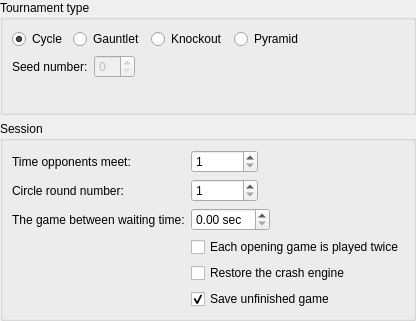
<?xml version="1.0" encoding="UTF-8"?>
<ui version="4.0">
 <class>TournamentSettingsWidget</class>
 <widget class="QWidget" name="TournamentSettingsWidget">
  <property name="geometry">
   <rect>
    <x>0</x>
    <y>0</y>
    <width>400</width>
    <height>321</height>
   </rect>
  </property>
  <property name="windowTitle">
   <string>Form</string>
  </property>
  <layout class="QVBoxLayout" name="verticalLayout">
   <property name="leftMargin">
    <number>0</number>
   </property>
   <property name="topMargin">
    <number>0</number>
   </property>
   <property name="rightMargin">
    <number>0</number>
   </property>
   <property name="bottomMargin">
    <number>0</number>
   </property>
   <item>
    <widget class="QGroupBox" name="groupBox">
     <property name="title">
      <string>Tournament type</string>
     </property>
     <layout class="QVBoxLayout" name="verticalLayout_2">
      <item>
       <layout class="QHBoxLayout" name="horizontalLayout_2">
        <item>
         <widget class="QRadioButton" name="m_roundRobinRadio">
          <property name="toolTip">
           <string>Round-robin tournament.</string>
          </property>
          <property name="text">
           <string>Cycle</string>
          </property>
          <property name="checked">
           <bool>true</bool>
          </property>
         </widget>
        </item>
        <item>
         <widget class="QRadioButton" name="m_gauntletRadio">
          <property name="toolTip">
           <string>The first engine was against the others.</string>
          </property>
          <property name="text">
           <string>Gauntlet</string>
          </property>
         </widget>
        </item>
        <item>
         <widget class="QRadioButton" name="m_knockoutRadio">
          <property name="toolTip">
           <string>Single-elimination tournament.</string>
          </property>
          <property name="text">
           <string>Knockout</string>
          </property>
         </widget>
        </item>
        <item>
         <widget class="QRadioButton" name="m_pyramidRadio">
          <property name="toolTip">
           <string>Each engine RACES against all its predecessors.</string>
          </property>
          <property name="text">
           <string>Pyramid</string>
          </property>
         </widget>
        </item>
        <item>
         <spacer name="horizontalSpacer">
          <property name="orientation">
           <enum>Qt::Horizontal</enum>
          </property>
          <property name="sizeHint" stdset="0">
           <size>
            <width>40</width>
            <height>20</height>
           </size>
          </property>
         </spacer>
        </item>
       </layout>
      </item>
      <item>
       <layout class="QFormLayout" name="formLayout_2">
        <property name="fieldGrowthPolicy">
         <enum>QFormLayout::ExpandingFieldsGrow</enum>
        </property>
        <item row="0" column="1">
         <widget class="QSpinBox" name="m_seedsSpin">
          <property name="enabled">
           <bool>false</bool>
          </property>
          <property name="toolTip">
           <string>At most this many players from the top of the players list will be seeded in the tournament.</string>
          </property>
         </widget>
        </item>
        <item row="0" column="0">
         <widget class="QLabel" name="label_4">
          <property name="text">
           <string>Seed number:</string>
          </property>
          <property name="buddy">
           <cstring>m_seedsSpin</cstring>
          </property>
         </widget>
        </item>
       </layout>
      </item>
     </layout>
    </widget>
   </item>
   <item>
    <widget class="QGroupBox" name="groupBox_2">
     <property name="title">
      <string>Session</string>
     </property>
     <layout class="QFormLayout" name="formLayout">
      <property name="fieldGrowthPolicy">
       <enum>QFormLayout::ExpandingFieldsGrow</enum>
      </property>
      <item row="0" column="0">
       <widget class="QLabel" name="label">
        <property name="text">
         <string>Time opponents meet:</string>
        </property>
        <property name="buddy">
         <cstring>m_gamesPerEncounterSpin</cstring>
        </property>
       </widget>
      </item>
      <item row="0" column="1">
       <widget class="QSpinBox" name="m_gamesPerEncounterSpin">
        <property name="minimum">
         <number>1</number>
        </property>
        <property name="maximum">
         <number>999999</number>
        </property>
       </widget>
      </item>
      <item row="1" column="0">
       <widget class="QLabel" name="label_2">
        <property name="text">
         <string>Circle round number:</string>
        </property>
        <property name="buddy">
         <cstring>m_roundsSpin</cstring>
        </property>
       </widget>
      </item>
      <item row="1" column="1">
       <widget class="QSpinBox" name="m_roundsSpin">
        <property name="minimum">
         <number>1</number>
        </property>
        <property name="maximum">
         <number>999999</number>
        </property>
       </widget>
      </item>
      <item row="2" column="0">
       <widget class="QLabel" name="label_3">
        <property name="text">
         <string>The game between waiting time:</string>
        </property>
        <property name="buddy">
         <cstring>m_waitSpin</cstring>
        </property>
       </widget>
      </item>
      <item row="2" column="1">
       <widget class="QDoubleSpinBox" name="m_waitSpin">
        <property name="suffix">
         <string> sec</string>
        </property>
       </widget>
      </item>
      <item row="3" column="1">
       <widget class="QCheckBox" name="m_repeatCheck">
        <property name="text">
         <string>Each opening game is played twice</string>
        </property>
       </widget>
      </item>
      <item row="4" column="1">
       <widget class="QCheckBox" name="m_recoverCheck">
        <property name="toolTip">
         <string>If enabled, the crashed engine will be restarted and the tournament will not stop.</string>
        </property>
        <property name="text">
         <string>Restore the crash engine</string>
        </property>
       </widget>
      </item>
      <item row="5" column="1">
       <widget class="QCheckBox" name="m_saveUnfinishedGamesCheck">
        <property name="text">
         <string>Save unfinished game</string>
        </property>
        <property name="checked">
         <bool>true</bool>
        </property>
       </widget>
      </item>
     </layout>
    </widget>
   </item>
  </layout>
 </widget>
 <resources/>
 <connections/>
</ui>
